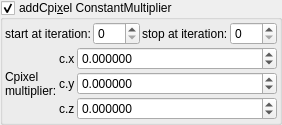
    <widget class="MyGroupBox" name="groupCheck_transf_addCpixel_enabled_false">
     <property name="toolTip">
      <string>&lt;html&gt;&lt;head/&gt;&lt;body&gt;&lt;p&gt;Cpixel is CVector3 c = ( c.x, c.y, c.z). It is each original point (pixel) in 3D space where the iteration starts from, ( c = original z for each point .) It is commonly found in formula structures z = f(z) + c.&lt;/p&gt;&lt;p&gt;The Cpixel multiplier effectively scales this point &amp;quot;c&amp;quot;.&lt;/p&gt;&lt;p&gt;This transform allows the swapping of the order of the &amp;quot;CVector3 c&amp;quot; components before being multiplied by &amp;quot;CVector3 z&amp;quot; components.&lt;/p&gt;&lt;/body&gt;&lt;/html&gt;</string>
     </property>
     <property name="title">
      <string>addCpi&amp;xel ConstantMultiplier</string>
     </property>
     <property name="checkable">
      <bool>true</bool>
     </property>
     <layout class="QVBoxLayout" name="verticalLayout_50">
      <property name="spacing">
       <number>2</number>
      </property>
      <property name="leftMargin">
       <number>2</number>
      </property>
      <property name="topMargin">
       <number>2</number>
      </property>
      <property name="rightMargin">
       <number>2</number>
      </property>
      <property name="bottomMargin">
       <number>2</number>
      </property>
      <item>
       <layout class="QGridLayout" name="gridLayout_88">
        <property name="spacing">
         <number>2</number>
        </property>
        <item row="3" column="0">
         <widget class="QLabel" name="label_90">
          <property name="text">
           <string>start at iteration:</string>
          </property>
         </widget>
        </item>
        <item row="3" column="1">
         <widget class="MySpinBox" name="spinboxInt_transf_start_iterations_G">
          <property name="sizePolicy">
           <sizepolicy hsizetype="Minimum" vsizetype="Maximum">
            <horstretch>0</horstretch>
            <verstretch>0</verstretch>
           </sizepolicy>
          </property>
          <property name="minimum">
           <number>0</number>
          </property>
          <property name="maximum">
           <number>999</number>
          </property>
          <property name="value">
           <number>0</number>
          </property>
         </widget>
        </item>
        <item row="3" column="2">
         <widget class="QLabel" name="label_62">
          <property name="text">
           <string>stop at iteration:</string>
          </property>
         </widget>
        </item>
        <item row="3" column="3">
         <widget class="MySpinBox" name="spinboxInt_transf_stop_iterations_G">
          <property name="sizePolicy">
           <sizepolicy hsizetype="Preferred" vsizetype="Maximum">
            <horstretch>0</horstretch>
            <verstretch>0</verstretch>
           </sizepolicy>
          </property>
          <property name="maximum">
           <number>999</number>
          </property>
         </widget>
        </item>
       </layout>
      </item>
      <item>
       <layout class="QGridLayout" name="gridLayout_24" columnstretch="0,0,1">
        <property name="spacing">
         <number>2</number>
        </property>
        <item row="0" column="0" rowspan="3">
         <widget class="QLabel" name="label_108">
          <property name="text">
           <string>Cpixel
multiplier:</string>
          </property>
         </widget>
        </item>
        <item row="2" column="2">
         <widget class="MyDoubleSpinBox" name="spinbox3_transf_constant_multiplier_111_z">
          <property name="sizePolicy">
           <sizepolicy hsizetype="Minimum" vsizetype="Maximum">
            <horstretch>0</horstretch>
            <verstretch>0</verstretch>
           </sizepolicy>
          </property>
          <property name="prefix">
           <string/>
          </property>
          <property name="suffix">
           <string/>
          </property>
          <property name="decimals">
           <number>6</number>
          </property>
          <property name="minimum">
           <double>-99.989999999999995</double>
          </property>
          <property name="maximum">
           <double>99.989999999999995</double>
          </property>
          <property name="singleStep">
           <double>0.100000000000000</double>
          </property>
         </widget>
        </item>
        <item row="0" column="2">
         <widget class="MyDoubleSpinBox" name="spinbox3_transf_constant_multiplier_111_x">
          <property name="sizePolicy">
           <sizepolicy hsizetype="Minimum" vsizetype="Maximum">
            <horstretch>0</horstretch>
            <verstretch>0</verstretch>
           </sizepolicy>
          </property>
          <property name="prefix">
           <string/>
          </property>
          <property name="suffix">
           <string/>
          </property>
          <property name="decimals">
           <number>6</number>
          </property>
          <property name="minimum">
           <double>-99.989999999999995</double>
          </property>
          <property name="maximum">
           <double>99.989999999999995</double>
          </property>
          <property name="singleStep">
           <double>0.100000000000000</double>
          </property>
         </widget>
        </item>
        <item row="1" column="1">
         <widget class="QLabel" name="label_114">
          <property name="text">
           <string notr="true">c.y</string>
          </property>
         </widget>
        </item>
        <item row="1" column="2">
         <widget class="MyDoubleSpinBox" name="spinbox3_transf_constant_multiplier_111_y">
          <property name="sizePolicy">
           <sizepolicy hsizetype="Minimum" vsizetype="Maximum">
            <horstretch>0</horstretch>
            <verstretch>0</verstretch>
           </sizepolicy>
          </property>
          <property name="prefix">
           <string/>
          </property>
          <property name="suffix">
           <string/>
          </property>
          <property name="decimals">
           <number>6</number>
          </property>
          <property name="minimum">
           <double>-99.989999999999995</double>
          </property>
          <property name="maximum">
           <double>99.989999999999995</double>
          </property>
          <property name="singleStep">
           <double>0.100000000000000</double>
          </property>
         </widget>
        </item>
        <item row="2" column="1">
         <widget class="QLabel" name="label_115">
          <property name="text">
           <string notr="true">c.z</string>
          </property>
         </widget>
        </item>
        <item row="0" column="1">
         <widget class="QLabel" name="label_116">
          <property name="text">
           <string notr="true">c.x</string>
          </property>
         </widget>
        </item>
       </layout>
      </item>
     </layout>
    </widget>
